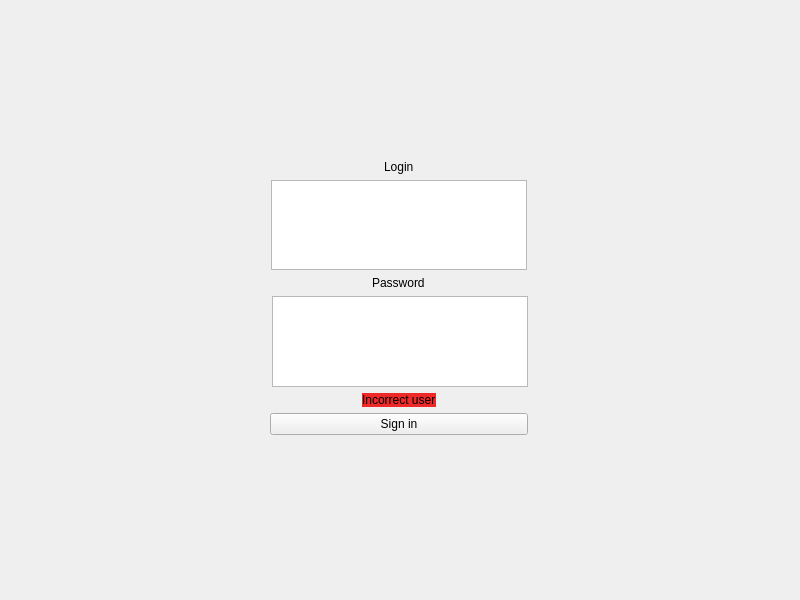
<?xml version="1.0" encoding="UTF-8"?>
<ui version="4.0">
 <class>MainWindow</class>
 <widget class="QMainWindow" name="MainWindow">
  <property name="geometry">
   <rect>
    <x>0</x>
    <y>0</y>
    <width>800</width>
    <height>600</height>
   </rect>
  </property>
  <property name="windowTitle">
   <string>MainWindow</string>
  </property>
  <widget class="QWidget" name="centralwidget">
   <widget class="QStackedWidget" name="stackedWidget">
    <property name="geometry">
     <rect>
      <x>0</x>
      <y>0</y>
      <width>801</width>
      <height>581</height>
     </rect>
    </property>
    <property name="styleSheet">
     <string notr="true"/>
    </property>
    <property name="currentIndex">
     <number>0</number>
    </property>
    <widget class="QWidget" name="authorization">
     <widget class="QWidget" name="verticalLayoutWidget">
      <property name="geometry">
       <rect>
        <x>270</x>
        <y>160</y>
        <width>258</width>
        <height>275</height>
       </rect>
      </property>
      <layout class="QVBoxLayout" name="verticalLayout">
       <item alignment="Qt::AlignHCenter">
        <widget class="QLabel" name="labelLogin">
         <property name="text">
          <string>Login</string>
         </property>
        </widget>
       </item>
       <item alignment="Qt::AlignHCenter">
        <widget class="QTextEdit" name="inputLogin"/>
       </item>
       <item alignment="Qt::AlignHCenter">
        <widget class="QLabel" name="labelPassword">
         <property name="text">
          <string>Password</string>
         </property>
        </widget>
       </item>
       <item alignment="Qt::AlignRight">
        <widget class="QTextEdit" name="inputPassword"/>
       </item>
       <item alignment="Qt::AlignHCenter">
        <widget class="QLabel" name="labelError">
         <property name="enabled">
          <bool>true</bool>
         </property>
         <property name="styleSheet">
          <string notr="true">background-color: rgb(239, 41, 41);</string>
         </property>
         <property name="text">
          <string>Incorrect user</string>
         </property>
        </widget>
       </item>
       <item>
        <widget class="QPushButton" name="signIn">
         <property name="text">
          <string>Sign in</string>
         </property>
        </widget>
       </item>
      </layout>
     </widget>
    </widget>
    <widget class="QWidget" name="chat">
     <property name="palette">
      <palette>
       <active/>
       <inactive/>
       <disabled/>
      </palette>
     </property>
     <widget class="QWidget" name="horizontalLayoutWidget">
      <property name="geometry">
       <rect>
        <x>190</x>
        <y>60</y>
        <width>421</width>
        <height>111</height>
       </rect>
      </property>
      <layout class="QHBoxLayout" name="horizontalLayout">
       <item>
        <widget class="QPushButton" name="ConnectButton">
         <property name="text">
          <string>Connect</string>
         </property>
        </widget>
       </item>
       <item>
        <widget class="QPushButton" name="DisconnectButton">
         <property name="text">
          <string>Disconnect</string>
         </property>
        </widget>
       </item>
       <item>
        <widget class="QPushButton" name="StateButton">
         <property name="text">
          <string>State</string>
         </property>
        </widget>
       </item>
      </layout>
     </widget>
     <widget class="QWidget" name="horizontalLayoutWidget_2">
      <property name="geometry">
       <rect>
        <x>190</x>
        <y>380</y>
        <width>421</width>
        <height>86</height>
       </rect>
      </property>
      <layout class="QHBoxLayout" name="horizontalLayout_2">
       <item>
        <widget class="QPushButton" name="pushButton_2">
         <property name="styleSheet">
          <string notr="true">background-color: rgb(239, 41, 41);</string>
         </property>
         <property name="text">
          <string>log out</string>
         </property>
        </widget>
       </item>
       <item>
        <widget class="QTextEdit" name="inputText"/>
       </item>
       <item>
        <widget class="QPushButton" name="SendButton">
         <property name="styleSheet">
          <string notr="true">background-color: rgb(252, 175, 62);</string>
         </property>
         <property name="text">
          <string>Send</string>
         </property>
        </widget>
       </item>
      </layout>
     </widget>
     <widget class="QTextBrowser" name="debugText">
      <property name="geometry">
       <rect>
        <x>190</x>
        <y>170</y>
        <width>421</width>
        <height>211</height>
       </rect>
      </property>
     </widget>
    </widget>
   </widget>
  </widget>
  <widget class="QMenuBar" name="menubar">
   <property name="geometry">
    <rect>
     <x>0</x>
     <y>0</y>
     <width>800</width>
     <height>22</height>
    </rect>
   </property>
  </widget>
 </widget>
 <resources/>
 <connections/>
</ui>
